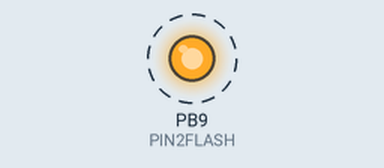
The sketch below on a simulated STM32 Blue Pill. On the bench: output pins drawn as LEDs (lit = HIGH). Dashed ring = blinking.

Above: at 0.2 s.
Timing chart, 0 to 3.5 s (numbered marks = the images above):
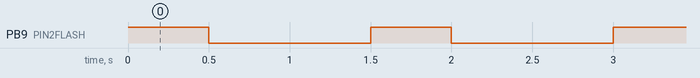

The sketch:

blinkapin.ino
```cpp
#define PIN2FLASH PB9

void setup()
{
  // put your setup code here, to run once:
  pinMode(PIN2FLASH, OUTPUT);
}

void loop()
{
  // put your main code here, to run repeatedly:
  digitalWrite(PIN2FLASH, HIGH);
  delay(500);
  digitalWrite(PIN2FLASH, LOW);
  delay(1000);
}
```

Measured:
- by itself, PB9 (PIN2FLASH): alternates HIGH for 0.50 s and LOW for 1.0 s
